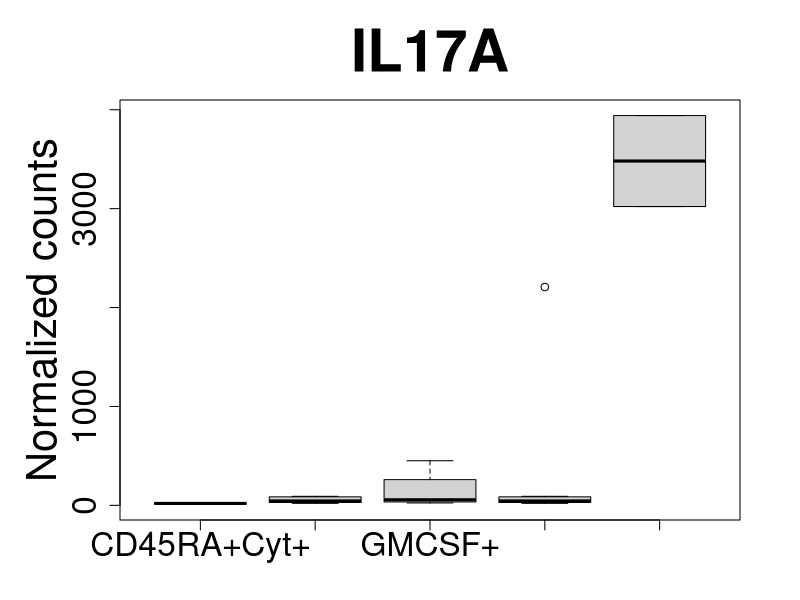
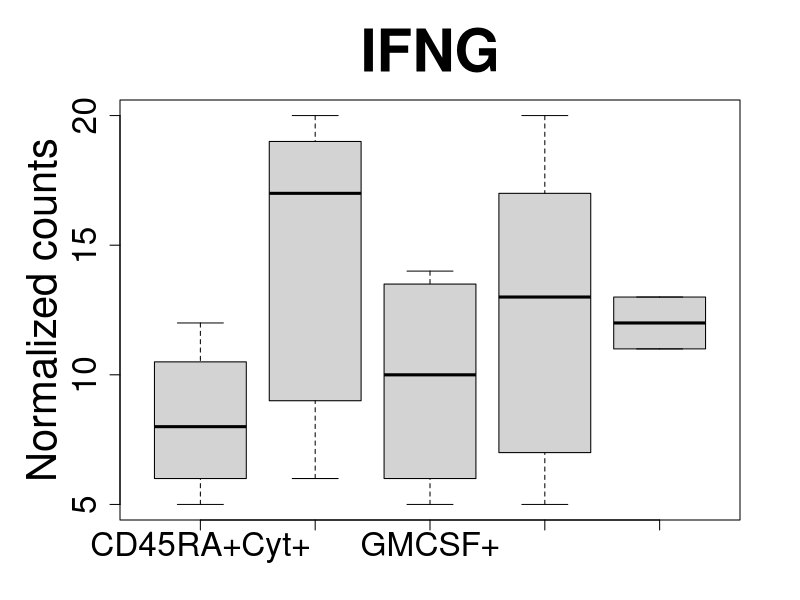
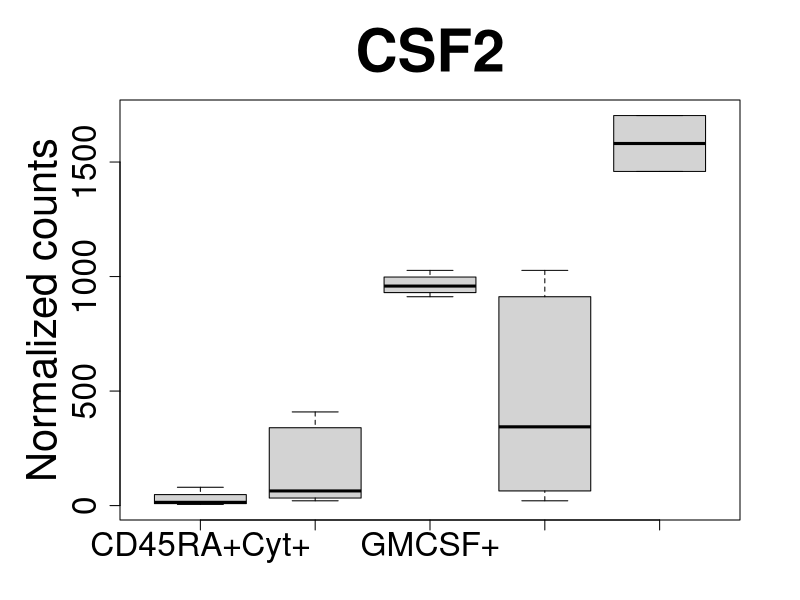
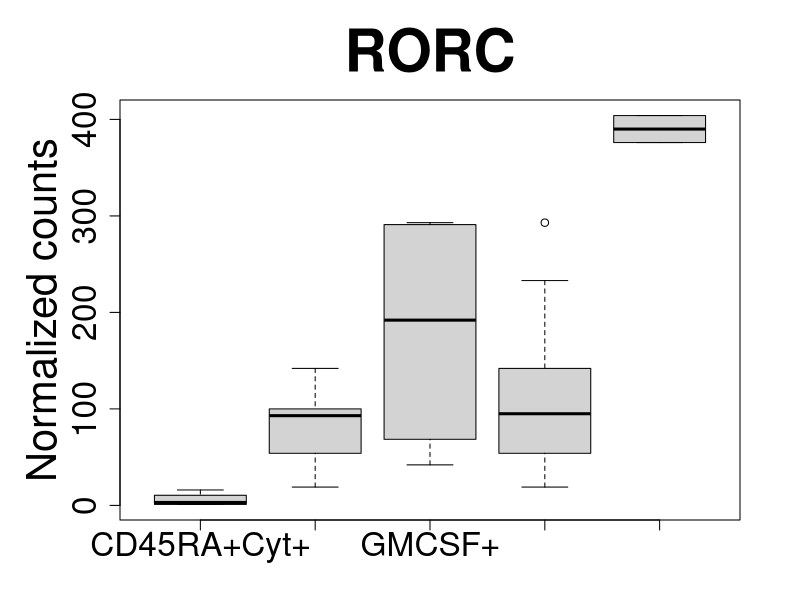
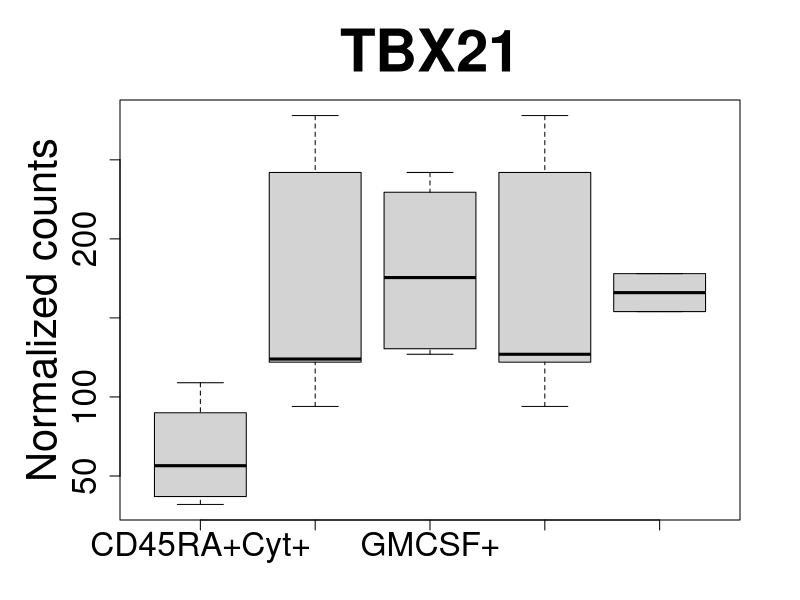
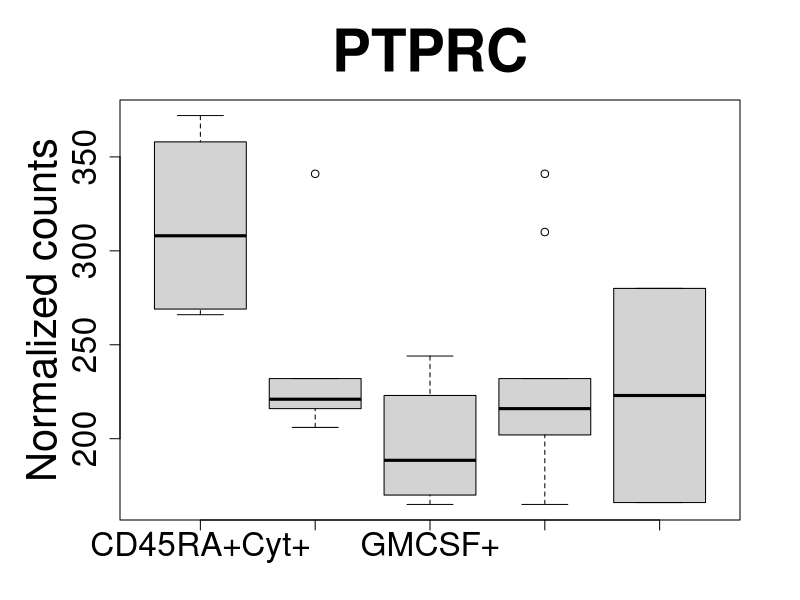

Recreate these plots in R, in order.
data <- read.table("gene_expression.norm_nodup.txt", header=TRUE, sep='\t')

pdf("gene_expression.per_page.pdf", width = 20, height = 10)

par(mar=c(4,6,5,3))
boxplot(as.integer(data[1, seq(1,4)]), 
        as.integer(data[1, seq(9,13)]), 
        as.integer(data[1, seq(5,8)]), 
        as.integer(data[1, seq(14,6)]), 
        as.integer(data[1, seq(17,18)]), 
        names=c("CD45RA+Cyt+", "IFN+", "GMCSF+", "IL17A+", "IL17A+GMCSF+IFN-"), 
        main="IL17A", ylab="Normalized counts", 
        cex.axis=2, cex.lab=2.5, cex.main=3.5)

boxplot(as.integer(data[2, seq(1,4)]),  
        as.integer(data[2, seq(9,13)]), 
        as.integer(data[2, seq(5,8)]), 
        as.integer(data[2, seq(14,6)]), 
        as.integer(data[2, seq(17,18)]), 
        names=c("CD45RA+Cyt+", "IFN+", "GMCSF+", "IL17A+", "IL17A+GMCSF+IFN-"), 
        main="IFNG", 
        ylab="Normalized counts", 
        cex.axis=2, cex.lab=2.5, cex.main=3.5)

boxplot(as.integer(data[3, seq(1,4)]), 
        as.integer(data[3, seq(9,13)]), 
        as.integer(data[3, seq(5,8)]), 
        as.integer(data[3, seq(14,6)]), 
        as.integer(data[3, seq(17,18)]), 
        names=c("CD45RA+Cyt+", "IFN+", "GMCSF+", "IL17A+", "IL17A+GMCSF+IFN-"), 
        main="CSF2", ylab="Normalized counts", 
        cex.axis=2, cex.lab=2.5, cex.main=3.5)

boxplot(as.integer(data[4, seq(1,4)]), 
        as.integer(data[4, seq(9,13)]), 
        as.integer(data[4, seq(5,8)]), 
        as.integer(data[4, seq(14,6)]), 
        as.integer(data[4, seq(17,18)]), 
        names=c("CD45RA+Cyt+", "IFN+", "GMCSF+", "IL17A+", "IL17A+GMCSF+IFN-"), 
        main="RORC", ylab="Normalized counts", 
        cex.axis=2, cex.lab=2.5, cex.main=3.5)

boxplot(as.integer(data[5, seq(1,4)]), 
        as.integer(data[5, seq(9,13)]), 
        as.integer(data[5, seq(5,8)]), 
        as.integer(data[5, seq(14,6)]), 
        as.integer(data[5, seq(17,18)]), 
        names=c("CD45RA+Cyt+", "IFN+", "GMCSF+", "IL17A+", "IL17A+GMCSF+IFN-"), 
        main="TBX21", ylab="Normalized counts", 
        cex.axis=2, cex.lab=2.5, cex.main=3.5)

boxplot(as.integer(data[6, seq(1,4)]), 
        as.integer(data[6, seq(9,13)]), 
        as.integer(data[6, seq(5,8)]), 
        as.integer(data[6, seq(14,6)]), 
        as.integer(data[6, seq(17,18)]), 
        names=c("CD45RA+Cyt+", "IFN+", "GMCSF+", "IL17A+", "IL17A+GMCSF+IFN-"), 
        main="PTPRC", ylab="Normalized counts", 
        cex.axis=2, cex.lab=2.5, cex.main=3.5)

dev.off()

